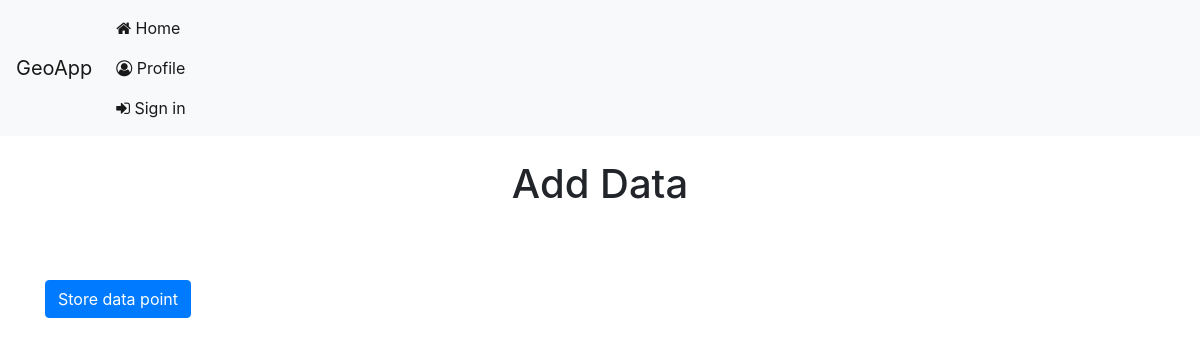
Before: /projects/2/nodes/new/ with the older database file.
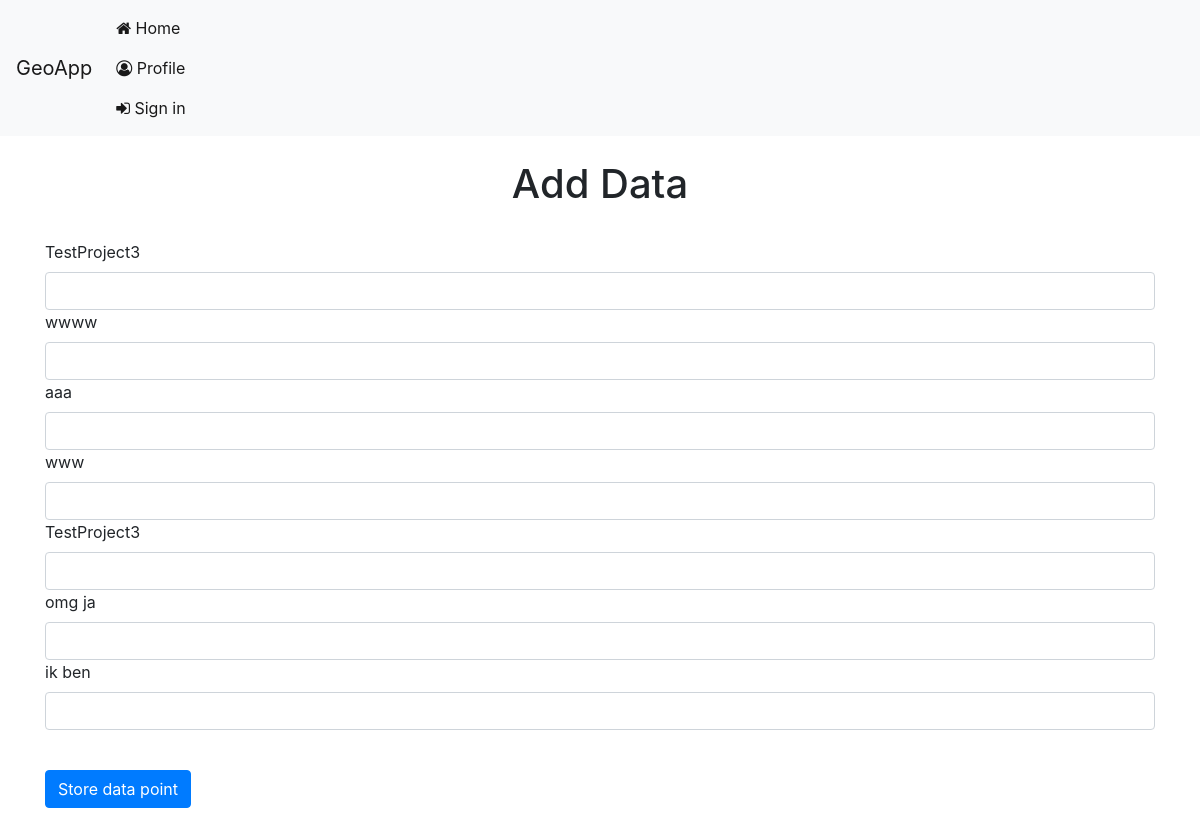
After: the same page with the newer database file.
### datacaptureapp/models.py (models this page shows)
class Attribute(models.Model):
    project = models.ForeignKey(Project, on_delete=models.CASCADE)  # A form belongs to a single project
    type = models.CharField(max_length=50)
    name = models.CharField(max_length=50)
    description = models.TextField()

### datacaptureapp/views.py (the view)
# urls.py: path('projects/<int:pk>/nodes/new/', views.addnode, name='addnode'),
def addnode(request, pk):
    requested_project = Project.objects.filter(id=pk).first()
    attributes = Attribute.objects.filter(project=requested_project)
    if request.method == "POST":
        for i in request.POST:
            print(i)
        latitude = request.POST.get('latitude')
        longitude = request.POST.get('longitude')
        print(latitude)
        print(longitude)
        node = Node.objects.create(latitude=latitude, longitude=longitude)
        node.save()
        for field in request.POST:
            data = Data.objects.create(value=request.POST.get(field))
            data.node = node
            data.save()
        return render(request, 'datacaptureapp/AddFeature.html', {"attributes": attributes})
    else:
        return render(request, 'datacaptureapp/AddFeature.html', {"attributes": attributes})

### datacaptureapp/templates/datacaptureapp/AddFeature.html (shortened to what this page needs)
{% extends "datacaptureapp/base.html" %}
{% block content %}
  <BR>
    <h1 class="text-center">Add Data</h1>
	<BR>
  <form method="POST" action="{% url 'addnode' attributes.first.id %}" id="storeDataPoint">
  <div class="form-group">
      <div class="container center_div">
           <div class="form-group">
               {% for attribute in attributes %}
                   <label for="{{ attribute.name }}">{{ attribute.name }}</label>
                   <input  class="form-control" id="{{ attribute.name }}" type="{{ attribute.type }}">
               {% endfor %}
           </div>
<BR>
          <button  type="submit" class="btn btn-primary">Store data point</button>
  </div>
  </div>
</form>
{% endblock %}

Changed rows visible on the page:
added Attribute: name "TestProject3"
added Attribute: name "wwww"
added Attribute: name "aaa"
added Attribute: name "www"
added Attribute: name "TestProject3"
added Attribute: name "omg ja"
added Attribute: name "ik ben"
